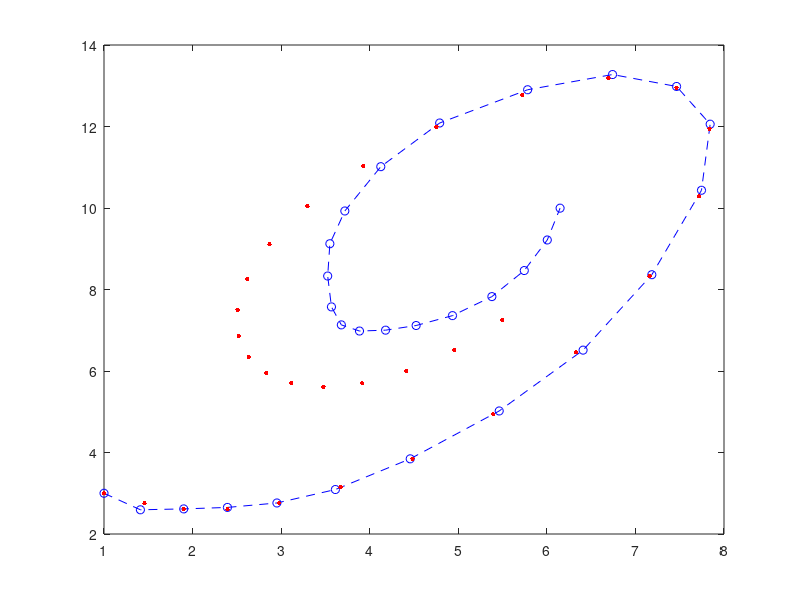
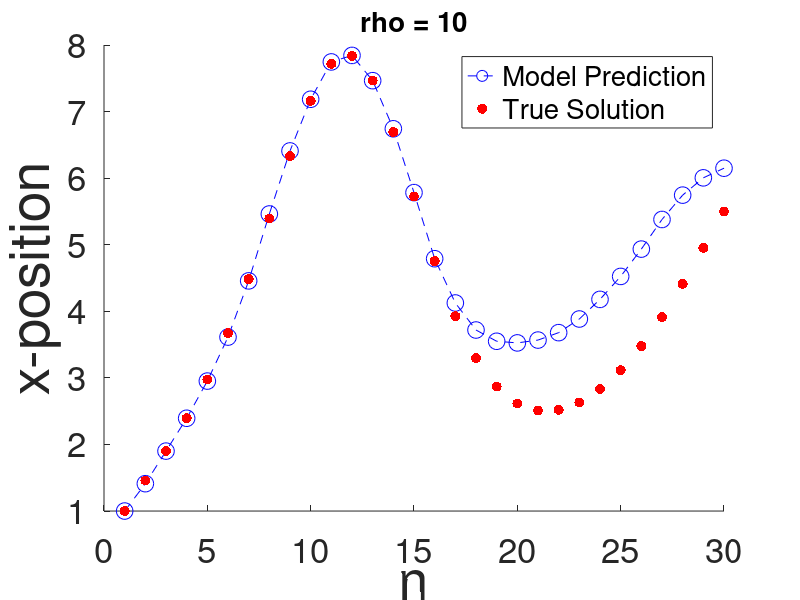
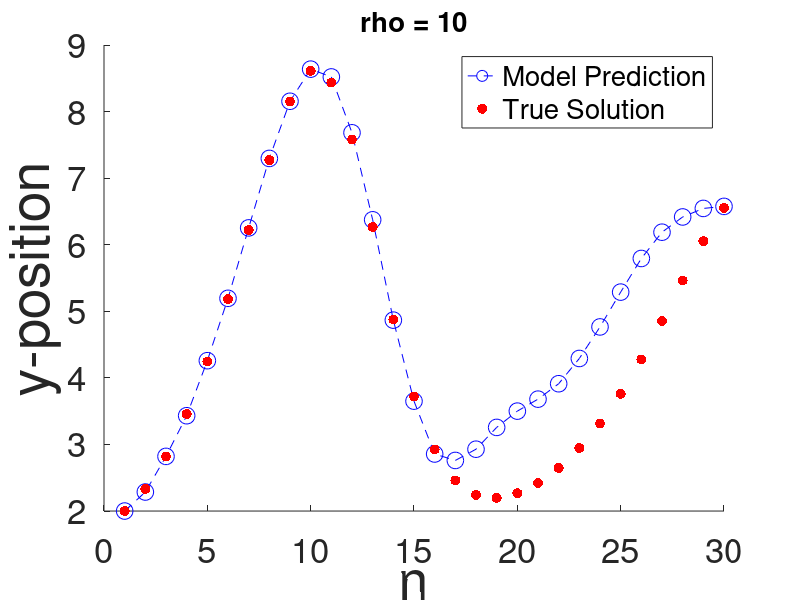
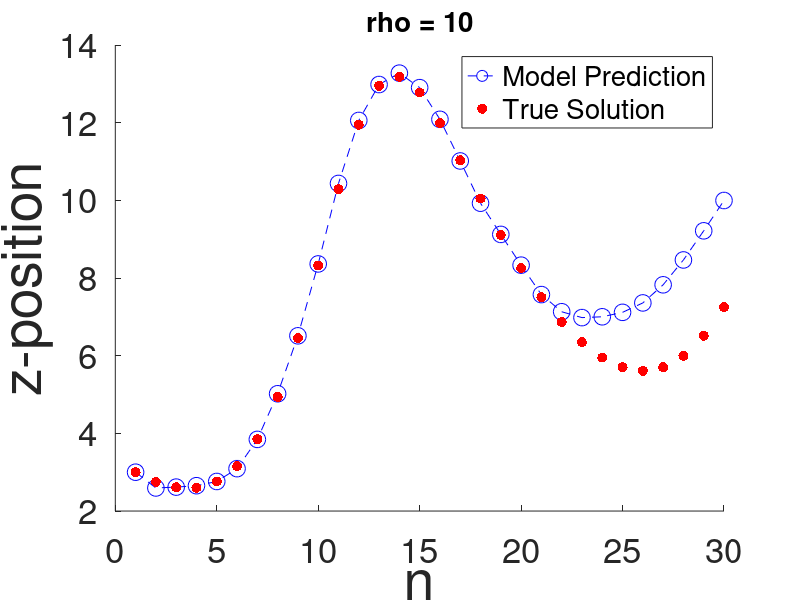

MATLAB code for these plots, in order:
clear all;
close all;
clc;

load('LorenzTRNDALL_step=3_rho=10LossN10000.mat');
load('Lorenz_rho=17_Model10.mat');
load('Lorenz_rho=35_Model10.mat');


nfigure = 1;
dt = Param(1);
N = Param(2);
Num_Hidden_Layers = Param(3);
Num_Neurons_per_Layer = Param(4);
steps = Param(5);
TrainingTime = Param(6)



rho = cast(rho, 'double');

if rho == 28
    DataStart = N;
elseif rho == 40
    DataStart = 2*N;
else
    DataStart = 0;
end

DataEndPred = 30;
DataEnd = DataStart+DataEndPred;
t = 0:dt:dt*(DataEndPred-1);



figure(nfigure)
  plot(xpred(1:DataEndPred,1),xpred(1:DataEndPred,3),'b--o');
  hold on
  plot(xtrue(1:DataEndPred,1),xtrue(1:DataEndPred,3),'r.','MarkerSize',10);
  hold off
nfigure++;

figure(nfigure)
  axes('FontSize', 25, 'NextPlot', 'add');
  plot(xpred(1:DataEndPred,1),'b--o','MarkerSize',12);
  hold on
  plot(xtrue(1:DataEndPred,1),'r.','MarkerSize',22);
  hold off
  title('rho = 10', 'fontsize', 20);
  xlabel('n','fontsize',40);
  ylabel('x-position','fontsize',40);
  legend('Model Prediction','True Solution', 'fontsize',20)
  set(gca, 'xtick', 0:5:100);

nfigure++;

figure(nfigure)
  axes('FontSize', 25, 'NextPlot', 'add');
  plot(xpred(1:DataEndPred,2),'b--o','MarkerSize',12);
  hold on
  plot(xtrue(1:DataEndPred,2),'r.','MarkerSize',22);
  hold off
  title('rho = 10', 'fontsize', 20);
  xlabel('n','fontsize',40);
  ylabel('y-position','fontsize',40);
  legend('Model Prediction','True Solution', 'fontsize',20)
  set(gca, 'xtick', 0:5:100);
nfigure++;

figure(nfigure)
  axes('FontSize', 25, 'NextPlot', 'add');
  plot(xpred(1:DataEndPred,3),'b--o','MarkerSize',12);
  hold on
  plot(xtrue(1:DataEndPred,3),'r.','MarkerSize',22);
  hold off
  title('rho = 10', 'fontsize', 20);
  xlabel('n','fontsize',40);
  ylabel('z-position','fontsize',40);
  legend('Model Prediction','True Solution', 'fontsize',20)
  set(gca, 'xtick', 0:5:100);
nfigure++;

fprintf("\nRho 10 at n = 30 error is %d",norm(xpred(30,:)-xtrue(30,:)));


figure(nfigure)
  plot(xpred17(1:DataEndPred,1),xpred17(1:DataEndPred,3),'b--o');
  hold on
  plot(sol_17(1:DataEndPred,1),sol_17(1:DataEndPred,3),'r.','MarkerSize',10);
  hold off
nfigure++;

figure(nfigure)
  axes('FontSize', 25, 'NextPlot', 'add');
  plot(xpred17(1:DataEndPred,1),'b--o','MarkerSize',12);
  hold on
  plot(sol_17(1:DataEndPred,1),'r.','MarkerSize',22);
  hold off
  title('rho = 17', 'fontsize', 20);
  xlabel('n','fontsize',40);
  ylabel('x-position','fontsize',40);
  legend('Model Prediction','True Solution', 'fontsize',20)
  set(gca, 'xtick', 0:5:100);
nfigure++;

figure(nfigure)
axes('FontSize', 25, 'NextPlot', 'add');
  plot(xpred17(1:DataEndPred,2),'b--o','MarkerSize',12);
  hold on
  plot(sol_17(1:DataEndPred,2),'r.','MarkerSize',22);
  hold off
  title('rho = 17', 'fontsize', 20);
  xlabel('n','fontsize',40);
  ylabel('y-position','fontsize',40);
  legend('Model Prediction','True Solution', 'fontsize',20)
  set(gca, 'xtick', 0:5:100);
nfigure++;

figure(nfigure)
axes('FontSize', 25, 'NextPlot', 'add');
  plot(xpred17(1:DataEndPred,3),'b--o','MarkerSize',12);
  hold on
  plot(sol_17(1:DataEndPred,3),'r.','MarkerSize',22);
  hold off
  title('rho = 17', 'fontsize', 20);
  xlabel('n','fontsize',40);
  ylabel('z-position','fontsize',40);
  legend('Model Prediction','True Solution', 'fontsize',20)
  set(gca, 'xtick', 0:5:100);
nfigure++;

fprintf("\nRho 17 at n = 30 error is %d",norm(xpred17(30,:)-sol_17(30,:)));



figure(nfigure)

  plot(xpred35(1:DataEndPred,1),xpred35(1:DataEndPred,3),'b--o');
  hold on
  plot(sol_35(1:DataEndPred,1),sol_35(1:DataEndPred,3),'r.','MarkerSize',10);
  hold off
nfigure++;

figure(nfigure)
axes('FontSize', 25, 'NextPlot', 'add');
  plot(xpred35(1:DataEndPred,1),'b--o','MarkerSize',12);
  hold on
  plot(sol_35(1:DataEndPred,1),'r.','MarkerSize',22);
  hold off
  title('rho = 35', 'fontsize', 20);
  xlabel('n','fontsize',40);
  ylabel('x-position','fontsize',40);
  legend('Model Prediction','True Solution', 'fontsize',20)
  set(gca, 'xtick', 0:5:100);
nfigure++;

figure(nfigure)
axes('FontSize', 25, 'NextPlot', 'add');
  plot(xpred35(1:DataEndPred,2),'b--o','MarkerSize',12);
  hold on
  plot(sol_35(1:DataEndPred,2),'r.','MarkerSize',22);
  hold off
  title('rho = 35', 'fontsize', 20);
  xlabel('n','fontsize',40);
  ylabel('y-position','fontsize',40);
  legend('Model Prediction','True Solution', 'fontsize',20);
  set(gca, 'xtick', 0:5:100);
nfigure++;

figure(nfigure)
axes('FontSize', 25, 'NextPlot', 'add');
  plot(xpred35(1:DataEndPred,3),'b--o','MarkerSize',12);
  hold on
  plot(sol_35(1:DataEndPred,3),'r.','MarkerSize',22);
  hold off
  title('rho = 35', 'fontsize', 20);
  xlabel('n','fontsize',40);
  ylabel('z-position','fontsize',40);
  legend('Model Prediction','True Solution', 'fontsize',20);
  set(gca, 'xtick', 0:5:100);
nfigure++;

fprintf("\nRho 35 at n = 30 error is %d",norm(xpred35(30,:)-sol_35(30,:)));




figure(nfigure)
  plot(loss);
  %xlim([0 1])
  ylim([0 1]);
  title('Loss w.r.t Number of Epochs', 'fontsize', 20);
  xlabel('Iteration','fontsize',20);
  ylabel('Loss','fontsize',20);
nfigure++;
